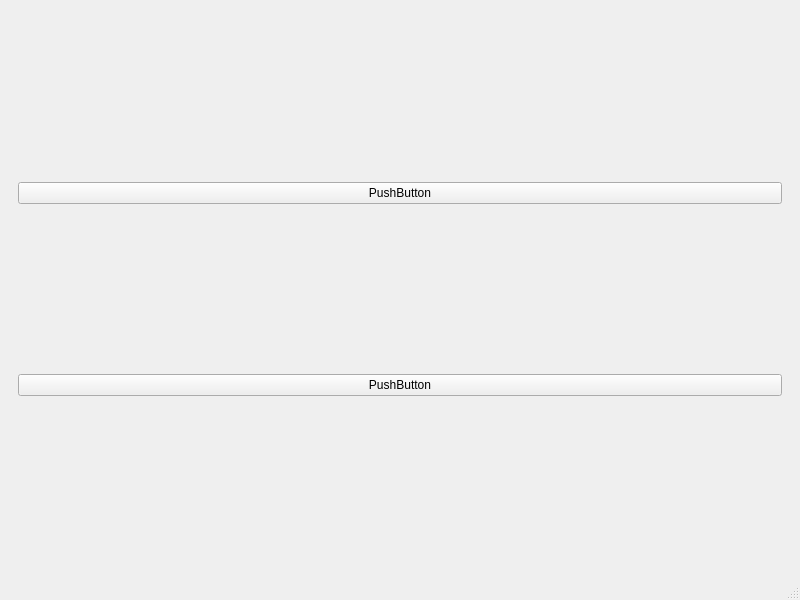
<?xml version="1.0" encoding="UTF-8"?>
<ui version="4.0">
 <class>MainWindow</class>
 <widget class="QMainWindow" name="MainWindow">
  <property name="geometry">
   <rect>
    <x>0</x>
    <y>0</y>
    <width>800</width>
    <height>600</height>
   </rect>
  </property>
  <property name="windowTitle">
   <string>MainWindow</string>
  </property>
  <widget class="QWidget" name="centralwidget">
   <layout class="QHBoxLayout" name="horizontalLayout">
    <item>
     <widget class="QWidget" name="widget" native="true">
      <layout class="QGridLayout" name="gridLayout">
       <item row="0" column="0">
        <widget class="QPushButton" name="pushButton_2">
         <property name="text">
          <string>PushButton</string>
         </property>
        </widget>
       </item>
       <item row="1" column="0">
        <widget class="QPushButton" name="pushButton">
         <property name="text">
          <string>PushButton</string>
         </property>
        </widget>
       </item>
      </layout>
     </widget>
    </item>
   </layout>
  </widget>
  <widget class="QMenuBar" name="menubar">
   <property name="geometry">
    <rect>
     <x>0</x>
     <y>0</y>
     <width>800</width>
     <height>22</height>
    </rect>
   </property>
  </widget>
  <widget class="QStatusBar" name="statusbar"/>
 </widget>
 <resources/>
 <connections/>
</ui>
